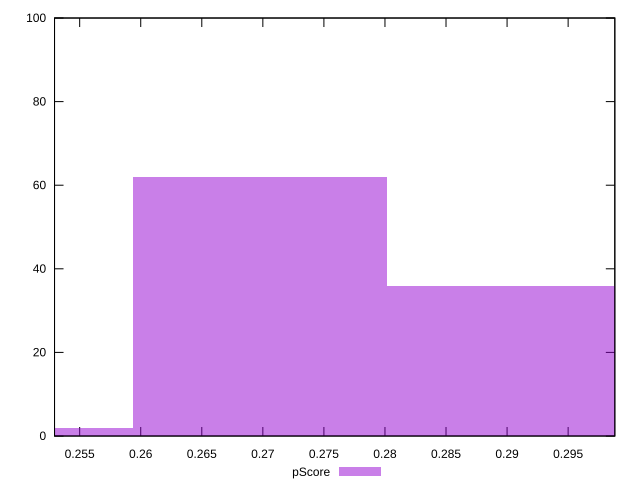

The gnuplot source for this figure:
reset

$pScore <<EOF
0.26975227810843705 62
0.2905024533475476 36
0.2490021028693265 2
EOF

set key outside below
set boxwidth 0.020750175239110543
set xrange [0.2529411764705882:0.2988235294117647]
set yrange [0:100]
set trange [0:100]
set style fill transparent solid 0.5 noborder
set terminal svg size 640, 490 enhanced background rgb 'white'
set output "report_00018_2021-02-10T15-25-16.877Z/uses-text-compression/samples/pages+cached+noadtech/pScore/histogram.svg"

plot $pScore title "pScore" with boxes

reset
